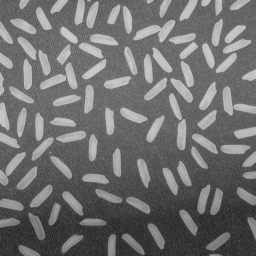
#> input picture Labo 9 - Otsu/rice.png, 256 x 256 px
$ jupyter execute codigo.ipynb
#> lines starting #> are read from the running program, lines starting #| are printed output that depends on the picture; after the words box and inside, x2 and y2 are one past the last pixel; in counts of white or black regions, pixels touching at a corner belong together
Otsu Implemente el algoritmo de segmentación de Otsu. Utilice la imagen rice.png y y
compare con otros detectores como greythreshold de matlab u otro

[cell 1]
import cv2
import numpy as np
from skimage import filters
import matplotlib.pyplot as plt

[cell 2]
image = cv2.imread('rice.png', cv2.IMREAD_GRAYSCALE)
#> image is the input picture: shape (256, 256); min 40, max 204, mean 111.2
image

[cell 3]
def otsu_manual(image):
    hist, bins = np.histogram(image.ravel(), bins=256, range=(0, 256))
#> hist = 256 values, max 1419 at index 104, min 0 at index 0, mean 256; bins = 257 values from 0 to 256
    total_pixels = image.size
#> total_pixels = 65536
    prob = hist / total_pixels
#> prob = 256 values, max 0.0217 at index 104, min 0 at index 0, mean 0.00391
    max_variance = 0
    optimal_threshold = 0
    promediotot = np.sum([i * prob[i] for i in range(256)])  # Media global
#> promediotot = 111.2
    peso_background = 0
    prombackgroud = 0

    for t in range(256):
        peso_background += prob[t]
        prombackgroud += t * prob[t]
        peso_foreground = 1 - peso_background # Peso del primer plano (restante)

        if peso_background == 0 or peso_foreground == 0: # Se podía romper
            continue
        promforeground = (promediotot - prombackgroud) / peso_foreground # Media del primer plano


        # Varianza interclase
        variance_interclass = (peso_background * peso_foreground * (prombackgroud - promforeground) ** 2)
        # Actualizar el mejor umbral si la varianza es máxima
        if variance_interclass > max_variance:
            max_variance = variance_interclass
            optimal_threshold = t
#> this loop made 256 passes
#> (peso_background, prombackgroud, peso_foreground, promforeground, variance_interclass, max_variance) on passes 41 to 52: (0.00119, 0.0476, 0.999, 111.3, 14.72, 14.72), (0.00241, 0.0977, 0.998, 111.4, 29.8, 29.8), (0.00417, 0.171, 0.996, 111.5, 51.45, 51.45), (0.00682, 0.286, 0.993, 111.7, 84.12, 84.12), (0.0107, 0.454, 0.989, 112, 131.1, 131.1), (0.015, 0.648, 0.985, 112.3, 183.6, 183.6), (0.021, 0.928, 0.979, 112.7, 257.3, 257.3), (0.0281, 1.26, 0.972, 113.2, 341.6, 341.6), (0.036, 1.64, 0.964, 113.7, 435.9, 435.9), (0.045, 2.08, 0.955, 114.3, 540.9, 540.9), (0.0531, 2.48, 0.947, 114.9, 634.8, 634.8), (0.0614, 2.91, 0.939, 115.4, 729.3, 729.3)
#> (peso_background, prombackgroud, peso_foreground) on passes 1 to 6: (0, 0, 1), (0, 0, 1), (0, 0, 1), (0, 0, 1), (0, 0, 1), (0, 0, 1)
#> after the loop, max_variance = 2765.6; optimal_threshold = 100; peso_background = 1; prombackgroud = 111.2

    return optimal_threshold

[cell 4]
optimal_threshold = otsu_manual(image)
#> optimal_threshold = 100

_, otsu_threshold = cv2.threshold(image, 0, 255, cv2.THRESH_BINARY + cv2.THRESH_OTSU)
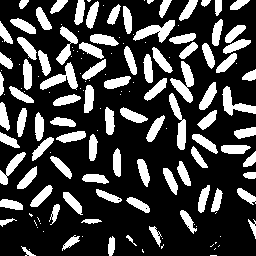
#> otsu_threshold: shape (256, 256); 25.8% white; 151 white regions (62 under 20 px), largest, box (x1, y1, x2, y2) and area: (170, 61, 194, 103) 448, (133, 20, 175, 43) 429, (40, 62, 78, 90) 423

# Método de greythreshold (scikit-image)
greythreshold_value = filters.threshold_otsu(image)
#> greythreshold_value = 131
greythreshold_result = (image > greythreshold_value).astype(np.uint8) * 255

# Aplicar la binarización usando el umbral calculado
otsu_result = (image > optimal_threshold).astype(np.uint8) * 255
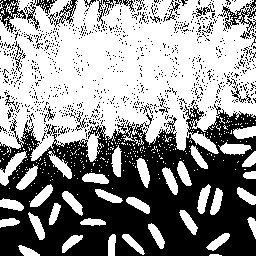
#> otsu_result: shape (256, 256); 57% white; 996 black regions (975 under 20 px), largest, box (x1, y1, x2, y2) and area: (0, 104, 256, 256) 23988, (218, 0, 256, 39) 408, (0, 0, 26, 33) 335

# Visualizar resultados
plt.figure(figsize=(15, 5))

plt.subplot(1, 3, 1)
plt.title("Imagen Original")
plt.imshow(image, cmap='gray')

plt.subplot(1, 3, 2)
plt.title(f"Segmentación Otsu Manual\nUmbral: {optimal_threshold}")
plt.imshow(otsu_result, cmap='gray')

plt.subplot(1, 3, 3)
plt.title(f"Segmentación Otsu skimage\nUmbral: {greythreshold_value}")
plt.imshow(greythreshold_result, cmap='gray')

plt.tight_layout()
plt.show()
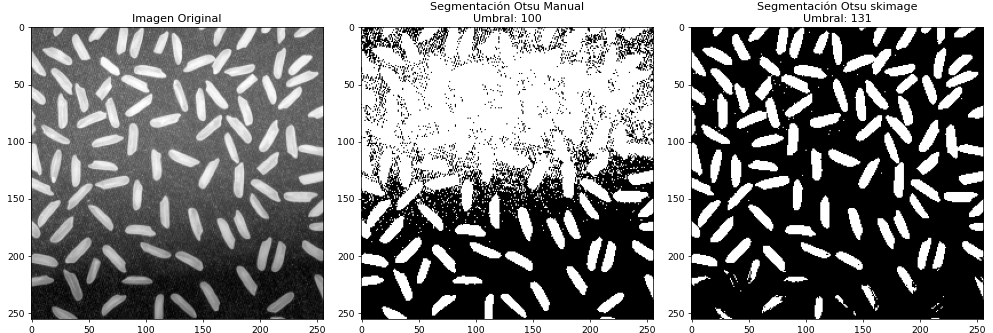
#> figure drawn by matplotlib, 3 panels
